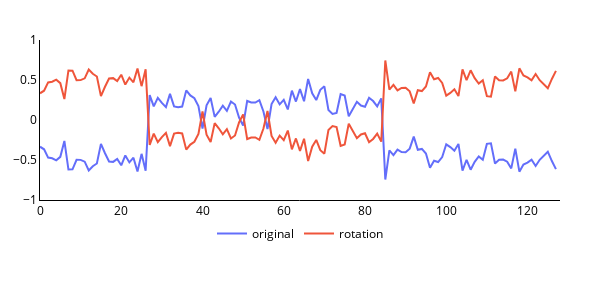

The code cell stored with this chart in its notebook:
### Markdown cell above
## Rotation

### Code cell
hlp.plot1d_plotly(x=original[0],x2=rotation[0], label2='rotation')
